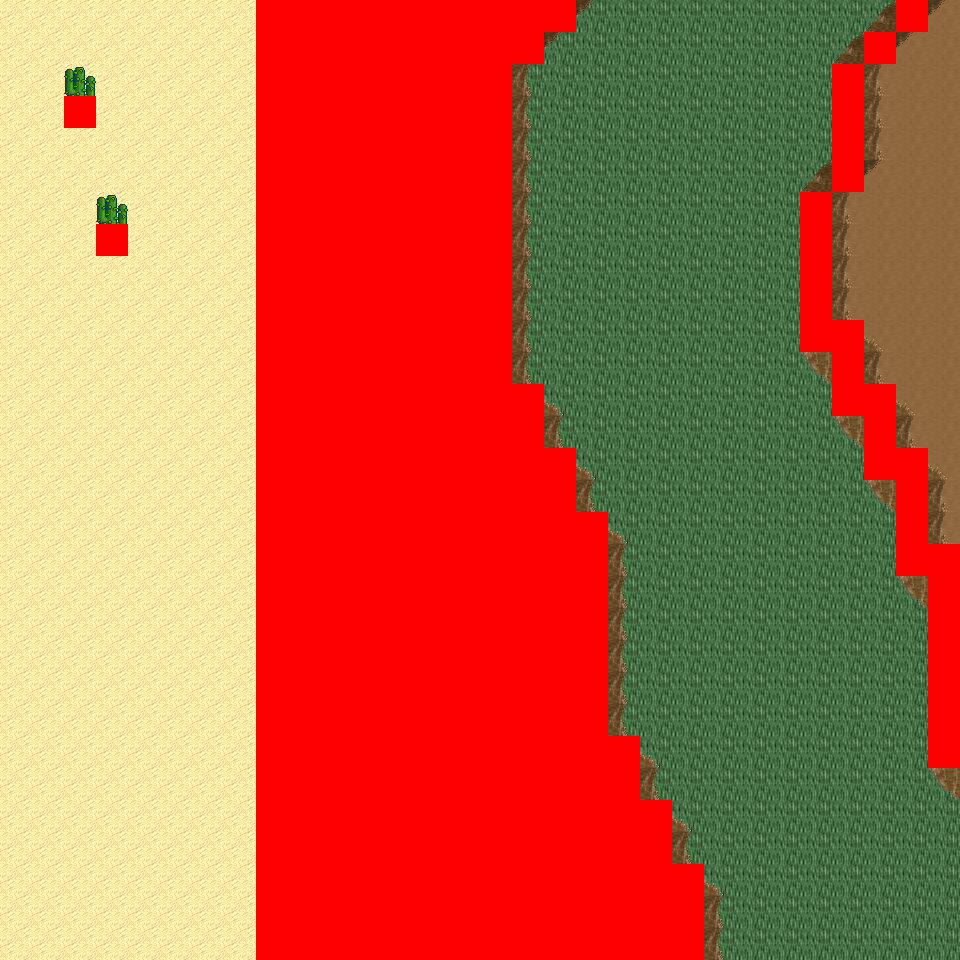

A level layout from a 2D game, rendered from its tile map. Below: a short description, then the map file with tile-grid data replaced by summaries:
An orthogonal 30x30 tile map with 32x32 px tiles, 6 tile layers (Ground, Object, Object2, Above, ...), 8 tilesets and 6 objects (6x mapExit).

<map version="1.0" orientation="orthogonal" renderorder="right-down" width="30" height="30" tilewidth="32" tileheight="32" nextobjectid="7">
  <tileset firstgid="1" name="tileset_logic_collision" tilewidth="32" tileheight="32" tilecount="1" columns="1">
    <image source="../drawable/tileset_logic_collision.png" width="32" height="32" />
  </tileset>
  <tileset firstgid="2" name="tileset_ground_ground" tilewidth="32" tileheight="32" tilecount="33" columns="3">
    <image source="../drawable/tileset_ground_ground.png" width="96" height="352" />
  </tileset>
  <tileset firstgid="35" name="tileset_ground_ridge_earth_pale" tilewidth="32" tileheight="32" tilecount="96" columns="12">
    <image source="../drawable/tileset_ground_ridge_earth_pale.png" width="384" height="256" />
  </tileset>
  <tileset firstgid="131" name="tileset_ground_ridge_earth_dark" tilewidth="32" tileheight="32" tilecount="96" columns="12">
    <image source="../drawable/tileset_ground_ridge_earth_dark.png" width="384" height="256" />
  </tileset>
  <tileset firstgid="227" name="tileset_terrain_desert" tilewidth="32" tileheight="32" tilecount="88" columns="8">
    <image source="../drawable/tileset_terrain_desert.png" width="256" height="352" />
  </tileset>
  <tileset firstgid="315" name="tileset_plant_tree_tree_darkgreen" tilewidth="32" tileheight="32" tilecount="88" columns="8">
    <image source="../drawable/tileset_plant_tree_tree_darkgreen.png" width="256" height="352" />
  </tileset>
  <tileset firstgid="403" name="tileset_plant_cactus_2" tilewidth="32" tileheight="32" tilecount="10" columns="5">
    <image source="../drawable/tileset_plant_cactus_2.png" width="160" height="64" />
  </tileset>
  <tileset firstgid="413" name="tileset_ground_sand_2" tilewidth="32" tileheight="32" tilecount="15" columns="5">
    <image source="../drawable/tileset_ground_sand_2.png" width="160" height="96" />
  </tileset>
  <layer name="Ground" width="30" height="30">
    <data>[900 cells, 900 non-empty, 4 distinct tile ids]</data>
  </layer>
  <layer name="Object" width="30" height="30">
    <data>[900 cells, 181 non-empty, 21 distinct tile ids]</data>
  </layer>
  <layer name="Object2" width="30" height="30">
    <data>[900 cells, 0 non-empty, 0 distinct tile ids]</data>
  </layer>
  <layer name="Above" width="30" height="30">
    <data>[900 cells, 149 non-empty, 18 distinct tile ids]</data>
  </layer>
  <layer name="Above2" width="30" height="30">
    <data>[900 cells, 0 non-empty, 0 distinct tile ids]</data>
  </layer>
  <layer name="Walkable" width="30" height="30">
    <data>[900 cells, 336 non-empty, 1 distinct tile ids]</data>
  </layer>
  <objectgroup name="MapEvents">
    <object id="1" name="north" type="mapExit" x="0" y="0" width="256" height="32">
      <properties>
        <property name="map" value="level_0_x4_y129" />
        <property name="x" value="0" />
        <property name="y" value="28" />
      </properties>
    </object>
    <object id="2" name="north2" type="mapExit" x="576" y="0" width="320" height="32">
      <properties>
        <property name="map" value="level_0_x4_y129" />
        <property name="x" value="18" />
        <property name="y" value="28" />
      </properties>
    </object>
    <object id="3" name="north3" type="mapExit" x="928" y="0" width="32" height="32">
      <properties>
        <property name="map" value="level_0_x4_y129" />
        <property name="x" value="29" />
        <property name="y" value="28" />
      </properties>
    </object>
    <object id="4" name="south" type="mapExit" x="0" y="928" width="256" height="32">
      <properties>
        <property name="map" value="level_0_x4_y131" />
        <property name="x" value="0" />
        <property name="y" value="1" />
      </properties>
    </object>
    <object id="5" name="south2" type="mapExit" x="704" y="928" width="256" height="32">
      <properties>
        <property name="map" value="level_0_x4_y131" />
        <property name="x" value="22" />
        <property name="y" value="1" />
      </properties>
    </object>
    <object id="6" name="west" type="mapExit" x="0" y="0" width="32" height="960">
      <properties>
        <property name="map" value="level_0_x3_y130" />
        <property name="x" value="28" />
        <property name="y" value="0" />
      </properties>
    </object>
  </objectgroup>
</map>
